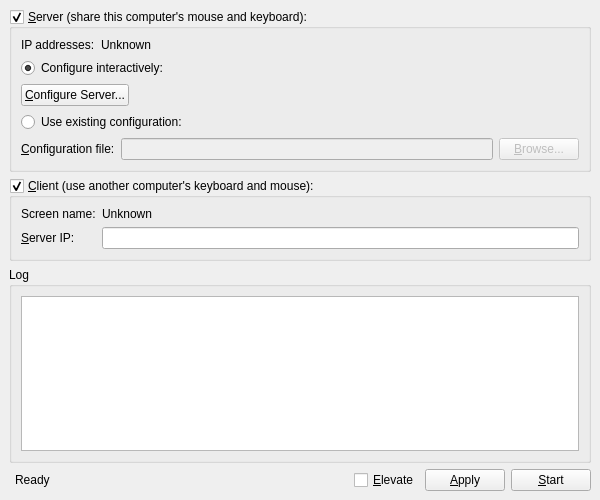
<?xml version="1.0" encoding="UTF-8"?>
<ui version="4.0">
 <class>MainWindowBase</class>
 <widget class="QMainWindow" name="MainWindowBase">
  <property name="geometry">
   <rect>
    <x>0</x>
    <y>0</y>
    <width>600</width>
    <height>500</height>
   </rect>
  </property>
  <property name="sizePolicy">
   <sizepolicy hsizetype="Fixed" vsizetype="Fixed">
    <horstretch>0</horstretch>
    <verstretch>0</verstretch>
   </sizepolicy>
  </property>
  <property name="minimumSize">
   <size>
    <width>500</width>
    <height>400</height>
   </size>
  </property>
  <property name="windowTitle">
   <string>Synergy</string>
  </property>
  <widget class="QWidget" name="centralwidget">
   <layout class="QGridLayout">
    <item row="2" column="0" colspan="12">
     <widget class="QGroupBox" name="m_pGroupClient">
      <property name="sizePolicy">
       <sizepolicy hsizetype="Preferred" vsizetype="Fixed">
        <horstretch>0</horstretch>
        <verstretch>0</verstretch>
       </sizepolicy>
      </property>
      <property name="title">
       <string>&amp;Client (use another computer's keyboard and mouse):</string>
      </property>
      <property name="checkable">
       <bool>true</bool>
      </property>
      <property name="checked">
       <bool>true</bool>
      </property>
      <layout class="QFormLayout" name="formLayout_3">
       <property name="fieldGrowthPolicy">
        <enum>QFormLayout::AllNonFixedFieldsGrow</enum>
       </property>
       <item row="0" column="0">
        <widget class="QLabel" name="label_5">
         <property name="text">
          <string>Screen name:</string>
         </property>
        </widget>
       </item>
       <item row="0" column="1">
        <widget class="QLabel" name="m_pLabelScreenName">
         <property name="text">
          <string>Unknown</string>
         </property>
        </widget>
       </item>
       <item row="1" column="0">
        <widget class="QLabel" name="m_pLabelServerName">
         <property name="text">
          <string>&amp;Server IP:</string>
         </property>
         <property name="buddy">
          <cstring>m_pLineEditHostname</cstring>
         </property>
        </widget>
       </item>
       <item row="1" column="1">
        <widget class="QLineEdit" name="m_pLineEditHostname"/>
       </item>
      </layout>
     </widget>
    </item>
    <item row="6" column="1">
     <widget class="QLabel" name="m_pStatusLabel">
      <property name="text">
       <string>Ready</string>
      </property>
     </widget>
    </item>
    <item row="3" column="0" colspan="12">
     <widget class="QGroupBox" name="m_pGroupLog">
      <property name="title">
       <string>Log</string>
      </property>
      <layout class="QVBoxLayout" name="verticalLayout">
       <item>
        <widget class="QTextEdit" name="m_pLogOutput">
         <property name="sizePolicy">
          <sizepolicy hsizetype="Expanding" vsizetype="Expanding">
           <horstretch>0</horstretch>
           <verstretch>0</verstretch>
          </sizepolicy>
         </property>
         <property name="font">
          <font>
           <family>Courier</family>
          </font>
         </property>
         <property name="autoFillBackground">
          <bool>false</bool>
         </property>
         <property name="undoRedoEnabled">
          <bool>false</bool>
         </property>
         <property name="lineWrapMode">
          <enum>QTextEdit::NoWrap</enum>
         </property>
         <property name="readOnly">
          <bool>true</bool>
         </property>
        </widget>
       </item>
      </layout>
     </widget>
    </item>
    <item row="6" column="5">
     <spacer>
      <property name="orientation">
       <enum>Qt::Horizontal</enum>
      </property>
      <property name="sizeHint" stdset="0">
       <size>
        <width>40</width>
        <height>20</height>
       </size>
      </property>
     </spacer>
    </item>
    <item row="6" column="2">
     <widget class="QLabel" name="m_pUpdateIcon">
      <property name="text">
       <string/>
      </property>
      <property name="pixmap">
       <pixmap resource="Synergy.qrc">:/res/icons/16x16/warning.png</pixmap>
      </property>
     </widget>
    </item>
    <item row="6" column="3">
     <widget class="QLabel" name="m_pUpdateLabel">
      <property name="text">
       <string/>
      </property>
      <property name="openExternalLinks">
       <bool>true</bool>
      </property>
     </widget>
    </item>
    <item row="6" column="11">
     <widget class="QPushButton" name="m_pButtonToggleStart">
      <property name="text">
       <string>&amp;Start</string>
      </property>
     </widget>
    </item>
    <item row="6" column="10">
     <widget class="QPushButton" name="m_pButtonApply">
      <property name="text">
       <string>&amp;Apply</string>
      </property>
     </widget>
    </item>
    <item row="6" column="9">
     <widget class="QCheckBox" name="m_pElevateCheckBox">
      <property name="text">
       <string>&amp;Elevate</string>
      </property>
     </widget>
    </item>
    <item row="1" column="0" colspan="12">
     <widget class="QGroupBox" name="m_pGroupServer">
      <property name="sizePolicy">
       <sizepolicy hsizetype="Preferred" vsizetype="Fixed">
        <horstretch>0</horstretch>
        <verstretch>0</verstretch>
       </sizepolicy>
      </property>
      <property name="title">
       <string>&amp;Server (share this computer's mouse and keyboard):</string>
      </property>
      <property name="checkable">
       <bool>true</bool>
      </property>
      <property name="checked">
       <bool>true</bool>
      </property>
      <layout class="QVBoxLayout">
       <item>
        <layout class="QFormLayout" name="formLayout">
         <property name="fieldGrowthPolicy">
          <enum>QFormLayout::AllNonFixedFieldsGrow</enum>
         </property>
         <item row="0" column="0">
          <widget class="QLabel" name="label_2">
           <property name="text">
            <string>IP addresses:</string>
           </property>
          </widget>
         </item>
         <item row="0" column="1">
          <widget class="QLabel" name="m_pLabelIpAddresses">
           <property name="text">
            <string>Unknown</string>
           </property>
          </widget>
         </item>
        </layout>
       </item>
       <item>
        <widget class="QRadioButton" name="m_pRadioInternalConfig">
         <property name="text">
          <string>Configure interactively:</string>
         </property>
         <property name="checked">
          <bool>true</bool>
         </property>
        </widget>
       </item>
       <item>
        <layout class="QHBoxLayout">
         <item>
          <widget class="QPushButton" name="m_pButtonConfigureServer">
           <property name="text">
            <string>&amp;Configure Server...</string>
           </property>
          </widget>
         </item>
         <item>
          <spacer>
           <property name="orientation">
            <enum>Qt::Horizontal</enum>
           </property>
           <property name="sizeHint" stdset="0">
            <size>
             <width>40</width>
             <height>20</height>
            </size>
           </property>
          </spacer>
         </item>
        </layout>
       </item>
       <item>
        <widget class="QRadioButton" name="m_pRadioExternalConfig">
         <property name="text">
          <string>Use existing configuration:</string>
         </property>
        </widget>
       </item>
       <item>
        <layout class="QHBoxLayout">
         <item>
          <widget class="QLabel" name="m_pLabelConfigurationFile">
           <property name="text">
            <string>&amp;Configuration file:</string>
           </property>
           <property name="buddy">
            <cstring>m_pLineEditConfigFile</cstring>
           </property>
          </widget>
         </item>
         <item>
          <widget class="QLineEdit" name="m_pLineEditConfigFile">
           <property name="enabled">
            <bool>false</bool>
           </property>
          </widget>
         </item>
         <item>
          <widget class="QPushButton" name="m_pButtonBrowseConfigFile">
           <property name="enabled">
            <bool>false</bool>
           </property>
           <property name="text">
            <string>&amp;Browse...</string>
           </property>
          </widget>
         </item>
        </layout>
       </item>
      </layout>
     </widget>
    </item>
   </layout>
  </widget>
  <action name="m_pActionAbout">
   <property name="text">
    <string>&amp;About Synergy...</string>
   </property>
  </action>
  <action name="m_pActionQuit">
   <property name="text">
    <string>&amp;Quit</string>
   </property>
   <property name="statusTip">
    <string>Quit</string>
   </property>
   <property name="shortcut">
    <string>Ctrl+Q</string>
   </property>
  </action>
  <action name="m_pActionStartSynergy">
   <property name="text">
    <string>&amp;Start</string>
   </property>
   <property name="statusTip">
    <string>Run</string>
   </property>
   <property name="shortcut">
    <string>Ctrl+S</string>
   </property>
  </action>
  <action name="m_pActionStopSynergy">
   <property name="enabled">
    <bool>false</bool>
   </property>
   <property name="text">
    <string>S&amp;top</string>
   </property>
   <property name="statusTip">
    <string>Stop</string>
   </property>
   <property name="shortcut">
    <string>Ctrl+T</string>
   </property>
  </action>
  <action name="actionShowStatus">
   <property name="text">
    <string>S&amp;how Status</string>
   </property>
   <property name="shortcut">
    <string>Ctrl+H</string>
   </property>
  </action>
  <action name="m_pActionMinimize">
   <property name="text">
    <string>&amp;Hide</string>
   </property>
   <property name="toolTip">
    <string>Hide</string>
   </property>
  </action>
  <action name="m_pActionRestore">
   <property name="text">
    <string>&amp;Show</string>
   </property>
   <property name="toolTip">
    <string>Show</string>
   </property>
  </action>
  <action name="m_pActionSave">
   <property name="text">
    <string>Save configuration &amp;as...</string>
   </property>
   <property name="statusTip">
    <string>Save the interactively generated server configuration to a file.</string>
   </property>
   <property name="shortcut">
    <string>Ctrl+Alt+S</string>
   </property>
  </action>
  <action name="m_pActionSettings">
   <property name="text">
    <string>Settings</string>
   </property>
   <property name="statusTip">
    <string>Edit settings</string>
   </property>
  </action>
  <action name="m_pActionWizard">
   <property name="text">
    <string>Run Wizard</string>
   </property>
  </action>
 </widget>
 <resources>
  <include location="Synergy.qrc"/>
 </resources>
 <connections>
  <connection>
   <sender>m_pButtonToggleStart</sender>
   <signal>clicked()</signal>
   <receiver>m_pActionStartSynergy</receiver>
   <slot>trigger()</slot>
   <hints>
    <hint type="sourcelabel">
     <x>361</x>
     <y>404</y>
    </hint>
    <hint type="destinationlabel">
     <x>-1</x>
     <y>-1</y>
    </hint>
   </hints>
  </connection>
  <connection>
   <sender>m_pRadioExternalConfig</sender>
   <signal>toggled(bool)</signal>
   <receiver>m_pLineEditConfigFile</receiver>
   <slot>setEnabled(bool)</slot>
   <hints>
    <hint type="sourcelabel">
     <x>156</x>
     <y>179</y>
    </hint>
    <hint type="destinationlabel">
     <x>169</x>
     <y>209</y>
    </hint>
   </hints>
  </connection>
  <connection>
   <sender>m_pRadioExternalConfig</sender>
   <signal>toggled(bool)</signal>
   <receiver>m_pButtonBrowseConfigFile</receiver>
   <slot>setEnabled(bool)</slot>
   <hints>
    <hint type="sourcelabel">
     <x>353</x>
     <y>182</y>
    </hint>
    <hint type="destinationlabel">
     <x>356</x>
     <y>211</y>
    </hint>
   </hints>
  </connection>
  <connection>
   <sender>m_pRadioInternalConfig</sender>
   <signal>toggled(bool)</signal>
   <receiver>m_pButtonConfigureServer</receiver>
   <slot>setEnabled(bool)</slot>
   <hints>
    <hint type="sourcelabel">
     <x>204</x>
     <y>244</y>
    </hint>
    <hint type="destinationlabel">
     <x>212</x>
     <y>274</y>
    </hint>
   </hints>
  </connection>
 </connections>
</ui>
